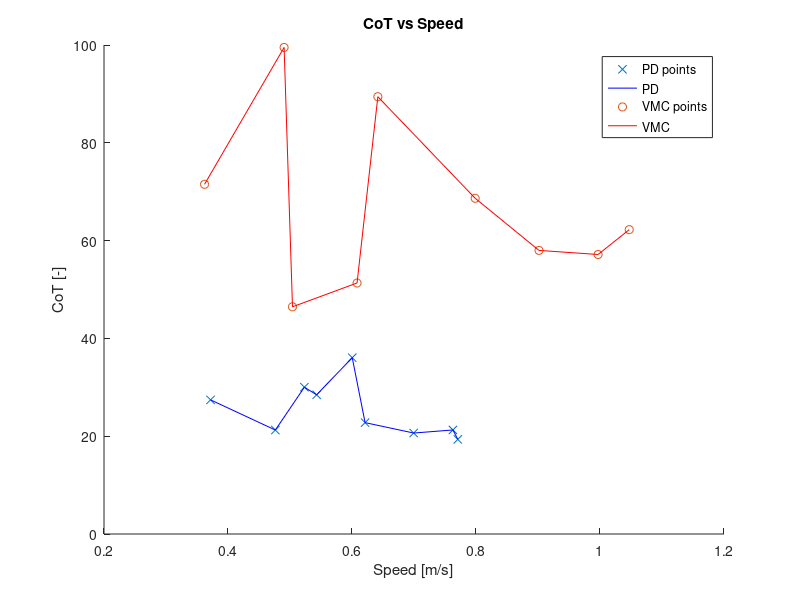
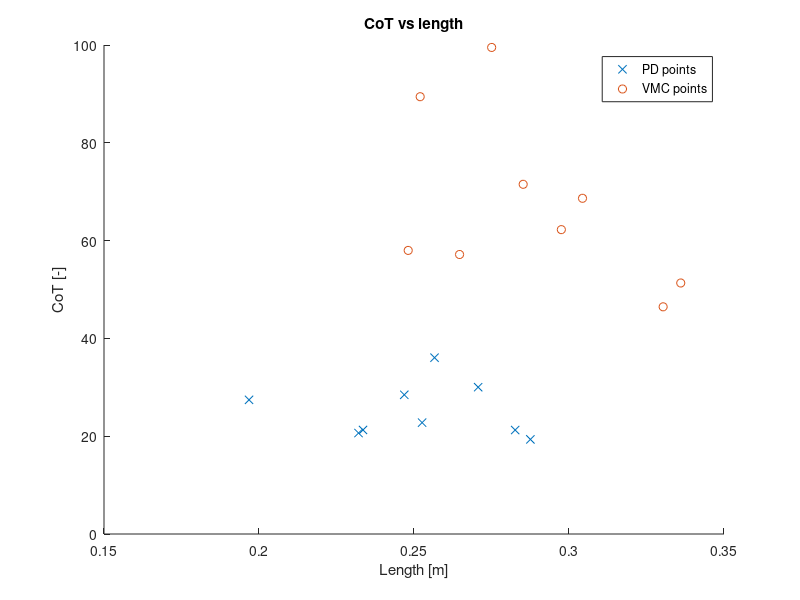
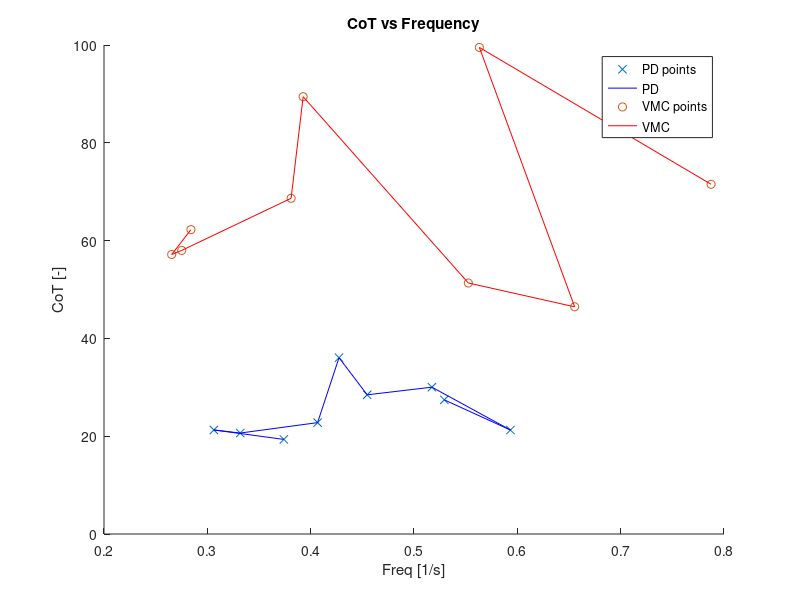

Write the MATLAB code that produced these figures, in order.
load('analyzePD-VMC.mat')

CoT_PD = zeros(1,9);
CoT_VMC = zeros(1,9);

speed_PD = zeros(1,9);
speed_VMC = zeros(1,9);

length_PD = zeros(1,9);
length_VMC = zeros(1,9);

freq_PD = zeros(1,9);
freq_VMC = zeros(1,9);

for i = 1:9
    CoT_PD(i) = analyzeArray{1,i}.cot;
    CoT_VMC(i) = analyzeArray{1,9+i}.cot;
    speed_PD(i) = analyzeArray{1,i}.speed;
    speed_VMC(i) = analyzeArray{1,9+i}.speed;
    length_PD(i) = analyzeArray{1,i}.length;
    length_VMC(i) = analyzeArray{1,9+i}.length;
    freq_PD(i) = analyzeArray{1,i}.freq;
    freq_VMC(i) = analyzeArray{1,9+i}.freq;
end

figure
hold on
scatter(speed_PD,CoT_PD, 'blue', 'x')
plot(speed_PD,CoT_PD, 'blue')
scatter(speed_VMC,CoT_VMC, 'red')
plot(speed_VMC,CoT_VMC, 'red')
legend('PD points','PD','VMC points','VMC');
xlabel('Speed [m/s]');
ylabel('CoT [-]');
title('CoT vs Speed');

figure
hold on
scatter(length_PD,CoT_PD, 'blue', 'x')
scatter(length_VMC,CoT_VMC, 'red')
legend('PD points','VMC points');
xlabel('Length [m]');
ylabel('CoT [-]');
title('CoT vs length');

figure
hold on
scatter(freq_PD,CoT_PD, 'blue', 'x')
plot(freq_PD,CoT_PD, 'blue')
scatter(freq_VMC,CoT_VMC, 'red')
plot(freq_VMC,CoT_VMC, 'red')
legend('PD points','PD','VMC points','VMC');
xlabel('Freq [1/s]');
ylabel('CoT [-]');
title('CoT vs Frequency');